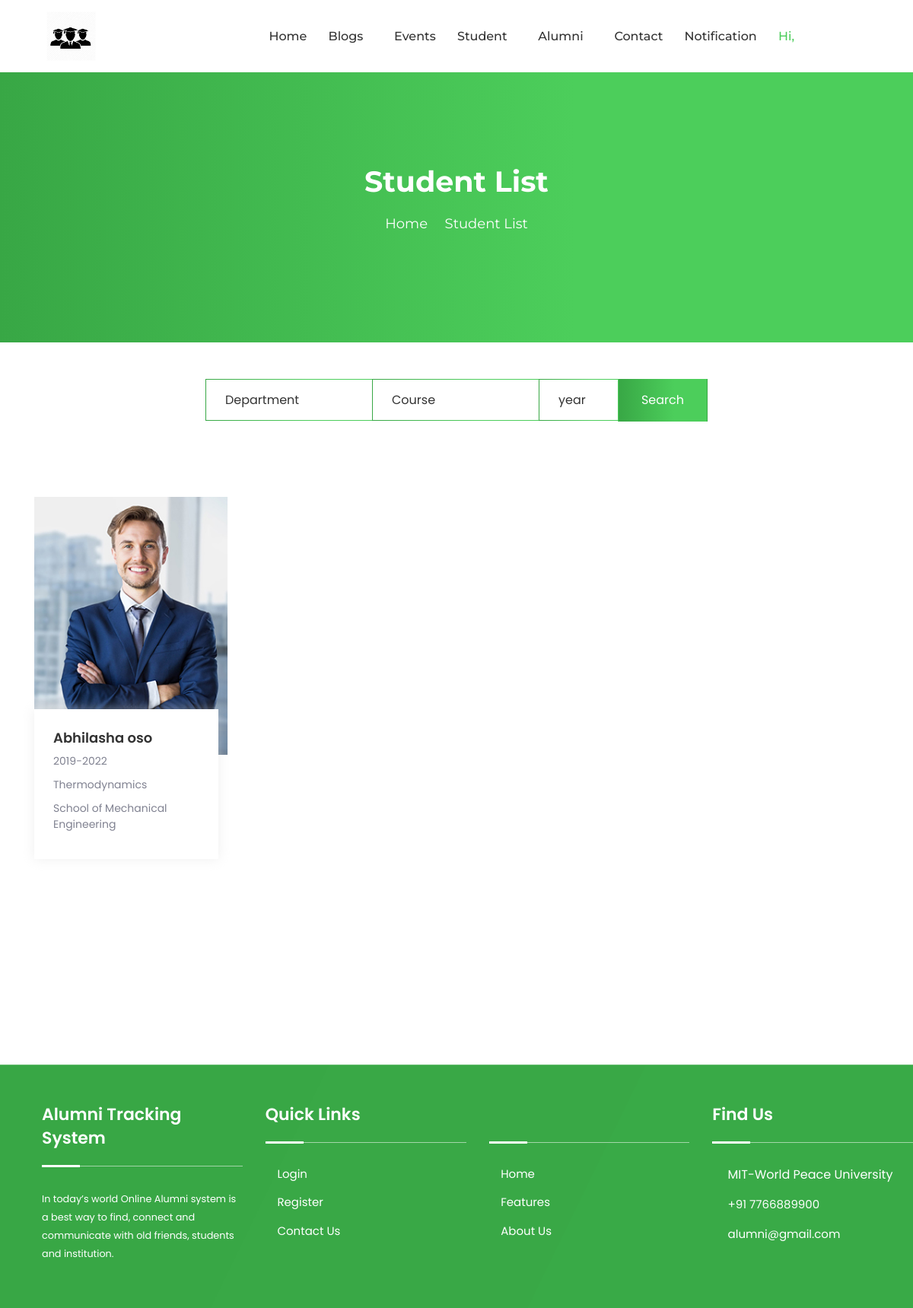
Page /studentList.php on the committed database.
### tables this page shows
CREATE TABLE `tblregister` (
  `Uid` int(11) NOT NULL,
  `PrnEmpno` int(11) NOT NULL,
  `Fname` varchar(100) NOT NULL,
  `Lname` varchar(100) NOT NULL,
  `Email` varchar(100) NOT NULL,
  `Password` varchar(100) NOT NULL,
  `Gender` varchar(100) NOT NULL,
  `Dob` date NOT NULL,
  `Phone` bigint(20) NOT NULL,
  `Usertype` varchar(100) NOT NULL,
  `JoinYear` year(4) NOT NULL,
  `PassYear` year(4) NOT NULL,
  `Cousreid` int(11) DEFAULT NULL,
  `Deptid` int(11) DEFAULT NULL,
  `Desigid` int(11) DEFAULT NULL,
  `About` text DEFAULT NULL,
  `IsActive` tinyint(7) NOT NULL,
  `ProfilePic` varchar(100) DEFAULT NULL
);

CREATE TABLE `tblcourse` (
  `Courseid` int(11) NOT NULL,
  `CourseName` varchar(100) NOT NULL,
  `Deptid` int(11) NOT NULL
);

CREATE TABLE `tbldepartment` (
  `Deptid` int(11) NOT NULL,
  `DeptName` varchar(100) NOT NULL
);

### studentList.php (the view, shortened to what this page needs)
<?php
    include_once("DbConnection.php");
?>
<!DOCTYPE html>
<html lang="zxx">
    <head>
        <?php include_once('cssLinks.php');?>
    </head>
    <body>
        <?php
            if($_SESSION['Type']=="Student")
            {
                include_once('headerStudent.php');
            }
            else if($_SESSION['Type']=="Alumni")
            {
                include_once('headerAlumni.php');
            }
            else{
                include_once('headerHod.php');
            }
        ?>
        <div class="page-title-area">
            <div class="d-table">
                <div class="d-table-cell">
                    <div class="container">
                        <div class="page-title-text">
                            <h2>Student List</h2>
                            <ul>
                                <li>
                                    <a href="index.php">Home</a>
                                </li>
                                <li>
                                    <i class="icofont-simple-right"></i>
                                </li>
                                <li>Student List</li>
                            </ul>
                        </div>
                    </div>
                </div>
            </div>
        </div>
        <div class="container mt-5" >
            <div class="subscribe-item">
                <form class="newsletter-form input-group" data-toggle="validator">
                    <input type="text" class="form-control col-sm-4" placeholder="Department" name="jobProfile" required autocomplete="off">
                    <input type="text" class="form-control col-sm-4" placeholder="Course" name="Course" required autocomplete="off">
                    <input type="text" class="form-control col-sm-2" placeholder="year" name="year" required autocomplete="off">
                    <button class="btn subscribe-btn" type="submit">
                        Search
                    </button>
                </form>
            </div>
        </div>
        <section class="profile-area profile-area-two pt-100">
            <div class="container">
                <div class="row">
                <?php
                        $StudentList="SELECT * from tblregister where Usertype='Student' ";
                        $Execute_List_student=mysqli_query($con,$StudentList)or die(mysqli_error($con));
                        if($Execute_List_student->num_rows!=0)
                            {
                                while($row_StudList=$Execute_List_student->fetch_array())
                                {
                                    $SFnm = $row_StudList['Fname'];
                                    $SLnm = $row_StudList['Lname'];
                                    $Sjoinyr = $row_StudList['JoinYear'];
                                    $Spassyr = $row_StudList['PassYear'];
                                    $Scourse = $row_StudList['Cousreid'];
                                    $Sdept = $row_StudList['Deptid'];
                    ?>
                    <div class="col-sm-6 col-lg-3">
                        <div class="profile-item wow fadeInUp" data-wow-delay=".3s">
                            <img src="assets/img/home-1/profile/1.jpg" alt="Profile">
                            <div class="profile-inner">
                                <h3><?php echo $SFnm; ?> <?php echo $SLnm; ?></h3>
                                <span><?php echo $Sjoinyr; ?>-<?php echo $Spassyr; ?></span>
                                <?php
                                    $stu_courseQry = "SELECT * from tblcourse where Courseid=$Scourse";
                                    $stu_course_exe = mysqli_query($con,$stu_courseQry) or die(mysqli_error($con));
                                    $stu_select_course = mysqli_fetch_array($stu_course_exe);
                                    $stu_courseName = $stu_select_course['CourseName'];
                                ?>
                                <span><?php echo $stu_courseName; ?></span>
                                <?php
                                    $stu_ddeptQry = "SELECT * from tbldepartment where Deptid=$Sdept";
                                    $stu_dept_exe = mysqli_query($con,$stu_ddeptQry) or die(mysqli_error($con));
                                    $stu_select_dept = mysqli_fetch_array($stu_dept_exe);
                                    $stu_deptName = $stu_select_dept['DeptName'];
                                ?>
                                <span><?php echo $stu_deptName; ?></span>
                            </div>
                        </div>
                    </div>
                    <?php
                        }
                    }
                    ?>
                </div>
            </div>
        </section>
        <?php include_once('footer.php');?>
    </body>
</html>

### assets/css/meanmenu.css (style rules this page uses)
body { font-family: "Oswald", sans-serif; padding: 0; margin: 0; font-size: 15px; background-color: #f1f1f1; }

### rows in the picture
tblregister: Fname "Abhilasha", Lname "oso", JoinYear "2019", PassYear "2022", tblcourse.CourseName "Thermodynamics", Deptid.DeptName "School of Mechanical Engineering"
